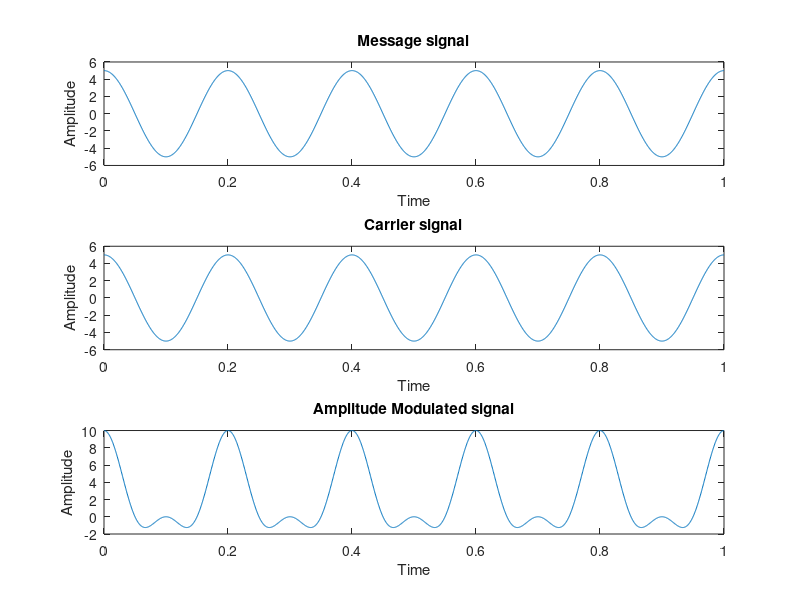

This chart was generated by the following MATLAB code:
clc;
clear all;
close all;

%take inputs
Em=input("Enter amplitude of message signal(V): ");
Ec=input("Enter amplitude of carrier signal (V): ");
fm=input("Enter frequency of message signal (Hz): ");
fc=input("Enter frequency of message signal (Hz): ");
%t1=input("Enter time period (s): ");


%time interval
%t=linspace(0,t1,1000);
fs=2000;
T=1/fs;
t=0:T:1;


%modulation index
m=Em/Ec;

%message signal
es=Em*cos(2*pi*fm*t);

%carrier signal
ec=Ec*cos(2*pi*fc*t);

%AM signal
am=Ec*cos(2*pi*fc*t)+((m*Ec)/2)*cos(2*pi*fc*t+2*pi*fm*t)+((m*Ec)/2)*cos(2*pi*fc*t-2*pi*fm*t)


%plot message signal
subplot(3,1,1)
plot(t,es);
xlabel('Time');
ylabel('Amplitude');
title('Message signal')

%plot carrier signal
subplot(3,1,2)
plot(t,ec);
xlabel('Time');
ylabel('Amplitude');
title('Carrier signal')

%plot AM signal
subplot(3,1,3)
plot(t,am);
xlabel('Time');
ylabel('Amplitude');
title('Amplitude Modulated signal')
